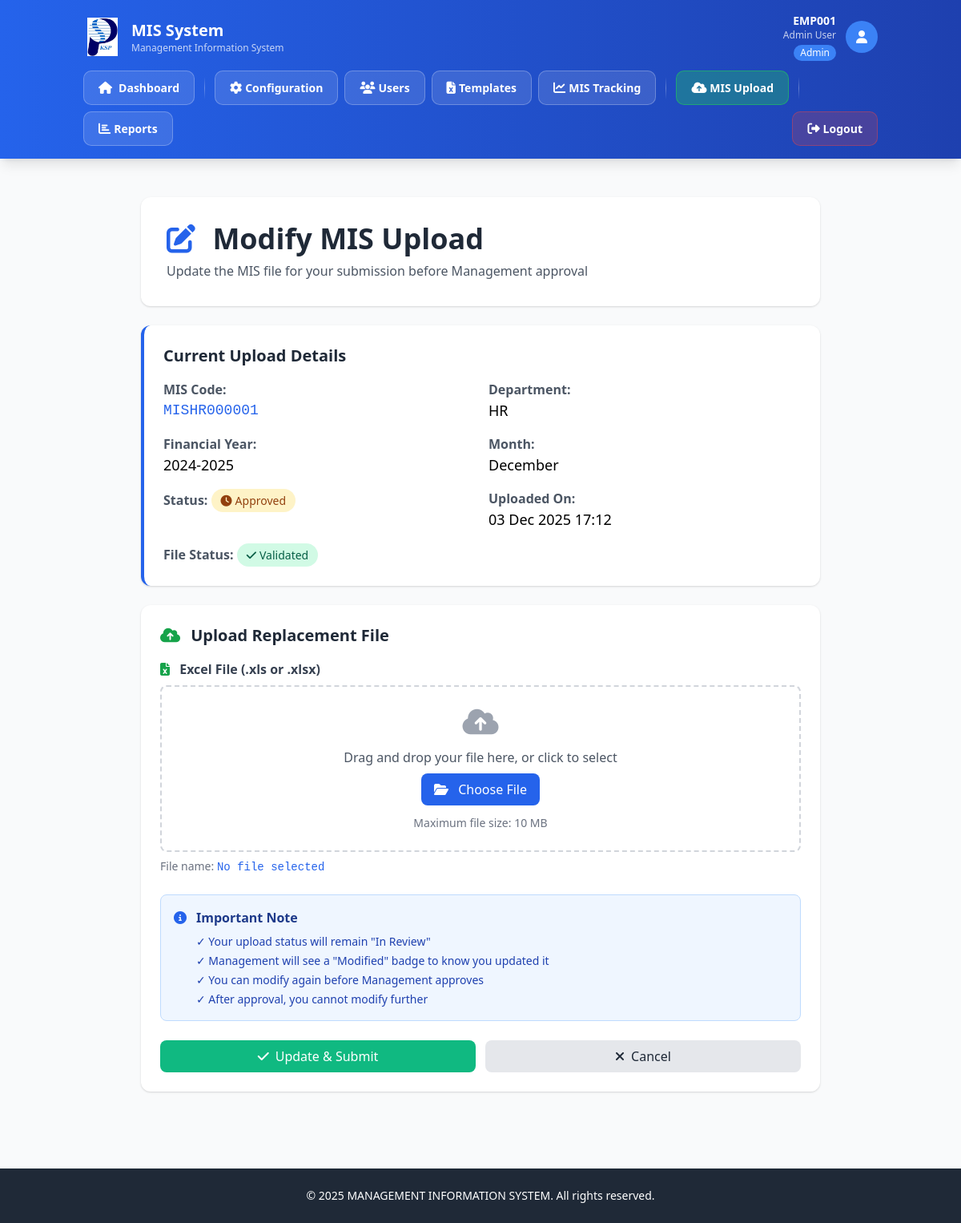
The app's page /edit-upload/2 (signed in) with its own data.
### app.py (models this page shows)
class User(db.Model):
    __tablename__ = 'users'
    UserID = db.Column(db.Integer, primary_key=True)
    EmpID = db.Column(db.String(20), unique=True, nullable=False, index=True)
    Username = db.Column(db.String(50), nullable=True)
    PasswordHash = db.Column(db.String(255), nullable=False)
    Email = db.Column(db.String(100), unique=True, nullable=False)
    DepartmentID = db.Column(db.Integer, db.ForeignKey('departments.DeptID'), nullable=False)
    RoleID = db.Column(db.Integer, db.ForeignKey('roles.RoleID'), nullable=False)
    IsActive = db.Column(db.Boolean, default=True)
    FailedLoginAttempts = db.Column(db.Integer, default=0)
    LastFailedLogin = db.Column(db.DateTime, nullable=True)
    AccountLockedUntil = db.Column(db.DateTime, nullable=True)
    PasswordLastChanged = db.Column(db.DateTime, default=lambda: datetime.now(IST))
    PasswordExpiryDate = db.Column(db.DateTime, default=lambda: datetime.now(IST) + timedelta(days=90))
    CreatedAt = db.Column(db.DateTime, default=lambda: datetime.now(IST))
    UpdatedAt = db.Column(db.DateTime, default=lambda: datetime.now(IST), onupdate=lambda: datetime.now(IST))
    uploads = db.relationship('MISUpload', foreign_keys='MISUpload.UploadedBy', backref='uploader', lazy=True)

class Role(db.Model):
    __tablename__ = 'roles'
    RoleID = db.Column(db.Integer, primary_key=True)
    RoleName = db.Column(db.String(50), unique=True, nullable=False)
    users = db.relationship('User', backref='role', lazy=True)

class MISUpload(db.Model):
    __tablename__ = 'mis_uploads'
    UploadID = db.Column(db.Integer, primary_key=True)
    UploadCode = db.Column(db.String(50), unique=True, nullable=True)
    DepartmentID = db.Column(db.Integer, db.ForeignKey('departments.DeptID'), nullable=False)
    MonthID = db.Column(db.Integer, nullable=False)
    FYID = db.Column(db.Integer, db.ForeignKey('financial_years.FYID'), nullable=False)
    UploadedBy = db.Column(db.Integer, db.ForeignKey('users.UserID'), nullable=False)
    UploadDate = db.Column(db.DateTime, default=lambda: datetime.now(IST))
    FilePath = db.Column(db.String(255), nullable=False)
    FileCheck = db.Column(db.String(50), default='Not Validated')
    Status = db.Column(db.String(50), default='In Review')
    IsModified = db.Column(db.Boolean, default=False)
    IsCancelled = db.Column(db.Boolean, default=False)
    SupervisorApproved = db.Column(db.Boolean, default=False)
    SupervisorApprovedBy = db.Column(db.Integer, db.ForeignKey('users.UserID'), nullable=True)
    SupervisorApprovedDate = db.Column(db.DateTime, nullable=True)

class Department(db.Model):
    __tablename__ = 'departments'
    DeptID = db.Column(db.Integer, primary_key=True)
    DeptName = db.Column(db.String(100), unique=True, nullable=False)
    ActiveFlag = db.Column(db.Boolean, default=True)
    users = db.relationship('User', backref='department', lazy=True)
    uploads = db.relationship('MISUpload', backref='department', lazy=True)
    templates = db.relationship('Template', backref='department', lazy=True)

class FinancialYear(db.Model):
    __tablename__ = 'financial_years'
    FYID = db.Column(db.Integer, primary_key=True)
    FYName = db.Column(db.String(50), unique=True, nullable=False)
    StartDate = db.Column(db.Date, nullable=False)
    EndDate = db.Column(db.Date, nullable=False)
    ActiveFlag = db.Column(db.Boolean, default=False)
    uploads = db.relationship('MISUpload', backref='financial_year', lazy=True)

### app.py (the view, shortened to what this page needs)
@app.route('/edit-upload/<int:upload_id>', methods=['GET', 'POST'])
@login_required
def edit_upload(upload_id):
    user = User.query.get(session['user_id'])
    if not user or not user.IsActive:
        session.clear()
        flash('Your session has expired. Please log in again.', 'error')
        return redirect(url_for('login'))
    upload = MISUpload.query.get_or_404(upload_id)
    if user.role.RoleName == 'Admin':
        pass  # Admin can edit any upload
    else:
        flash('You do not have permission to edit uploads.', 'error')
        return redirect(url_for('reports'))
    if request.method == 'GET':
        financial_years = FinancialYear.query.all()
        departments = Department.query.all() if user.role.RoleName == 'Admin' else Department.query.filter_by(DeptID=user.DepartmentID).all()
        return render_template('edit_upload.html',
                             current_user=user,
                             upload=upload,
                             departments=departments,
                             financial_years=financial_years)

### app.py (called while the page is built)
def login_required(f):
    from functools import wraps
    @wraps(f)
    def decorated_function(*args, **kwargs):
        if 'user_id' not in session:
            flash('Please log in to access this page.', 'error')
            return redirect(url_for('login'))
        return f(*args, **kwargs)
    return decorated_function

### templates/edit_upload.html (shortened to what this page needs)
{% extends 'base.html' %}
{% block content %}
<div class="max-w-4xl mx-auto p-6">
    <div class="card p-8 mb-6">
        <h1 class="text-4xl font-bold mb-2 text-gray-800">
            <i class="fas fa-edit text-blue-600 mr-3"></i> Modify MIS Upload
        </h1>
        <p class="text-gray-600">Update the MIS file for your submission before Management approval</p>
    </div>
    <div class="card p-6 mb-6 border-l-4 border-blue-600">
        <h2 class="text-xl font-bold mb-4 text-gray-800">Current Upload Details</h2>
        <div class="grid grid-cols-2 gap-4 mb-4">
            <div>
                <label class="text-gray-600 font-semibold">MIS Code:</label>
                <p class="text-lg text-blue-600 font-mono">{{ upload.UploadCode }}</p>
            </div>
            <div>
                <label class="text-gray-600 font-semibold">Department:</label>
                <p class="text-lg">{{ upload.department.DeptName }}</p>
            </div>
            <div>
                <label class="text-gray-600 font-semibold">Financial Year:</label>
                <p class="text-lg">{{ upload.financial_year.FYName }}</p>
            </div>
            <div>
                <label class="text-gray-600 font-semibold">Month:</label>
                <p class="text-lg">{{ ['', 'January', 'February', 'March', 'April', 'May', 'June', 'July', 'August', 'September', 'October', 'November', 'December'][upload.MonthID] }}</p>
            </div>
            <div>
                <label class="text-gray-600 font-semibold">Status:</label>
                <span class="badge badge-pending">
                    <i class="fas fa-clock mr-1"></i> {{ upload.Status }}
                </span>
            </div>
            <div>
                <label class="text-gray-600 font-semibold">Uploaded On:</label>
                <p class="text-lg">{{ upload.UploadDate.strftime('%d %b %Y %H:%M') }}</p>
            </div>
        </div>
        <div class="mt-4">
            <label class="text-gray-600 font-semibold">File Status:</label>
            <span class="badge badge-validated">
                <i class="fas fa-check mr-1"></i> {{ upload.FileCheck }}
            </span>
        </div>
    </div>
    <div class="card p-6">
        <h2 class="text-xl font-bold mb-4 text-gray-800">
            <i class="fas fa-cloud-upload-alt text-green-600 mr-2"></i> Upload Replacement File
        </h2>
        <form method="POST" enctype="multipart/form-data" class="space-y-6">
            <div class="form-group">
                <label for="file" class="block text-gray-700 font-semibold mb-2">
                    <i class="fas fa-file-excel text-green-600 mr-2"></i> Excel File (.xls or .xlsx)
                </label>
                <div class="border-2 border-dashed border-gray-300 rounded-lg p-6 text-center hover:border-blue-500 transition"
                     id="dropZone">
                    <i class="fas fa-cloud-upload-alt text-4xl text-gray-400 mb-3"></i>
                    <p class="text-gray-600 mb-2">Drag and drop your file here, or click to select</p>
                    <label for="file" class="btn btn-primary inline-block">
                        <i class="fas fa-folder-open mr-2"></i> Choose File
                    </label>
                    <p class="text-sm text-gray-500 mt-3">Maximum file size: 10 MB</p>
                </div>
                <p class="text-sm text-gray-500 mt-2">File name: <span id="fileName" class="font-mono text-blue-600">No file selected</span></p>
            </div>
            <div class="bg-blue-50 border border-blue-200 rounded-lg p-4">
                <div class="flex items-start">
                    <i class="fas fa-info-circle text-blue-600 mr-3 mt-1 flex-shrink-0"></i>
                    <div>
                        <h4 class="font-semibold text-blue-900 mb-2">Important Note</h4>
                        <ul class="text-sm text-blue-800 space-y-1">
                            <li>✓ Your upload status will remain "In Review"</li>
                            <li>✓ Management will see a "Modified" badge to know you updated it</li>
                            <li>✓ You can modify again before Management approves</li>
                            <li>✓ After approval, you cannot modify further</li>
                        </ul>
                    </div>
                </div>
            </div>
            <div class="flex gap-3">
                <button type="submit" class="btn btn-success flex-1">
                    <i class="fas fa-check mr-2"></i> Update & Submit
                </button>
                <a href="{{ url_for('my_uploads') }}" class="btn btn-secondary flex-1">
                    <i class="fas fa-times mr-2"></i> Cancel
                </a>
            </div>
        </form>
    </div>
</div>
{% endblock %}

### templates/base.html (shortened to what this page needs)
<!DOCTYPE html>
<html lang="en">
<head>
    <script src="https://cdn.tailwindcss.com"></script>
    <link rel="stylesheet" href="{{ url_for('static', filename='css/styles.css') }}">
    <link rel="stylesheet" href="https://cdnjs.cloudflare.com/ajax/libs/font-awesome/6.4.0/css/all.min.css">
</head>
<body class="bg-gray-50 min-h-screen">
    {% if 'user_id' in session %}
    <nav class="bg-gradient-to-r from-blue-600 to-blue-800 text-white shadow-lg">
        <div class="container mx-auto px-4 py-4">
            <div class="flex justify-between items-center mb-3">
                <div class="flex items-center gap-3">
                    <img src="{{ url_for('static', filename='logo.png') }}" alt="KSPL Logo" class="w-12 h-12 object-contain">
                    <div>
                        <h1 class="text-xl font-bold">MIS System</h1>
                        <p class="text-xs opacity-75">Management Information System</p>
                    </div>
                </div>
                <div class="flex items-center gap-3">
                    <div class="text-right hidden sm:block">
                        <p class="text-sm font-semibold">{{ current_user.EmpID }}</p>
                        {% if current_user.Username %}<p class="text-xs opacity-75">{{ current_user.Username }}</p>{% endif %}
                        <span class="inline-block mt-1 px-2 py-0.5 bg-blue-500 rounded-full text-xs font-medium">
                            {{ current_user.role.RoleName }}
                        </span>
                    </div>
                    <div class="w-10 h-10 bg-blue-500 rounded-full flex items-center justify-center">
                        <i class="fas fa-user text-white"></i>
                    </div>
                </div>
            </div>
            <div class="flex flex-wrap gap-2 items-center">
                <a href="{{ url_for('dashboard') }}" class="nav-button {% if request.endpoint == 'dashboard' %}nav-button-active{% endif %}">
                    <i class="fas fa-home mr-2"></i>Dashboard
                </a>
                {% if current_user.role.RoleName == 'Admin' %}
                <a href="{{ url_for('config_master') }}" class="nav-button {% if request.endpoint == 'config_master' %}nav-button-active{% endif %}">
                    <i class="fas fa-cog mr-1"></i>Configuration
                </a>
                <a href="{{ url_for('user_management') }}" class="nav-button {% if request.endpoint == 'user_management' %}nav-button-active{% endif %}">
                    <i class="fas fa-users mr-1"></i>Users
                </a>
                <a href="{{ url_for('template_management') }}" class="nav-button {% if request.endpoint == 'template_management' %}nav-button-active{% endif %}">
                    <i class="fas fa-file-excel mr-1"></i>Templates
                </a>
                <a href="{{ url_for('admin_mis_tracking') }}" class="nav-button {% if request.endpoint == 'admin_mis_tracking' %}nav-button-active{% endif %}">
                    <i class="fas fa-chart-line mr-1"></i>MIS Tracking
                </a>
                {% endif %}
                {% if current_user.role.RoleName in ['Admin', 'HOD'] %}
                <a href="{{ url_for('mis_upload') }}" class="nav-button nav-button-highlight {% if request.endpoint == 'mis_upload' %}nav-button-active{% endif %}">
                    <i class="fas fa-cloud-upload-alt mr-1"></i>MIS Upload
                </a>
                {% endif %}
                <a href="{{ url_for('reports') }}" class="nav-button {% if request.endpoint == 'reports' %}nav-button-active{% endif %}">
                    <i class="fas fa-chart-bar mr-1"></i>Reports
                </a>
                <div class="ml-auto">
                    <a href="{{ url_for('logout') }}" class="nav-button nav-button-logout">
                        <i class="fas fa-sign-out-alt mr-1"></i>Logout
                    </a>
                </div>
            </div>
        </div>
    </nav>
    {% endif %}
    <div class="container mx-auto px-4 py-6">
        {% block content %}{% endblock %}
    </div>
    <footer class="bg-gray-800 text-white mt-12 py-6">
        <div class="container mx-auto px-4 text-center">
            <p class="text-sm">&copy; 2025 MANAGEMENT INFORMATION SYSTEM. All rights reserved.</p>
        </div>
    </footer>
</body>
</html>

### static/css/styles.css (style rules this page uses)
:root { --primary: #2563eb; --primary-dark: #1e40af; --success: #10b981; --warning: #f59e0b; --danger: #ef4444; --info: #3b82f6; --gray-50: #f9fafb; --gray-100: #f3f4f6; --gray-200: #e5e7eb; --gray-300: #d1d5db; --gray-700: #374151; --gray-800: #1f2937; --gray-900: #111827; }
.card { background: white; border-radius: 0.75rem; box-shadow: 0 1px 3px 0 rgba(0, 0, 0, 0.1), 0 1px 2px 0 rgba(0, 0, 0, 0.06); transition: all 0.3s ease; }
.badge { display: inline-flex; align-items: center; padding: 0.25rem 0.75rem; border-radius: 9999px; font-size: 0.875rem; font-weight: 500; }
.badge-pending, .badge-in { background-color: #fef3c7; color: #92400e; }
.badge-validated { background-color: #d1fae5; color: #065f46; }
.btn { display: inline-flex; align-items: center; justify-content: center; padding: 0.5rem 1rem; border-radius: 0.5rem; font-weight: 500; transition: all 0.2s ease; cursor: pointer; border: none; }
.btn-primary { background-color: var(--primary); color: white; }
.btn-success { background-color: var(--success); color: white; }
.btn-secondary { background-color: var(--gray-200); color: var(--gray-800); }
.nav-button { display: inline-flex; align-items: center; justify-content: center; padding: 0.625rem 1.125rem; background-color: rgba(255, 255, 255, 0.12); color: white; border-radius: 0.625rem; font-size: 0.875rem; font-weight: 600; text-decoration: none; transition: all 0.3s cubic-bezier(0.4, 0, 0.2, 1); border: 1px solid rgba(255, 255, 255, 0.25); cursor: pointer; white-space: nowrap; }
.nav-button i { font-size: 0.95rem; }
.nav-button-highlight { background-color: rgba(34, 197, 94, 0.35); border-color: rgba(34, 197, 94, 0.6); }
.nav-button-logout { background-color: rgba(239, 68, 68, 0.2); border-color: rgba(239, 68, 68, 0.4); }

### records on screen
User: EmpID "EMP001", Username "Admin User"
Role: role.RoleName "Admin"
MISUpload: UploadCode "MISHR000001", MonthID "December", Status "Approved", UploadDate "03 Dec 2025 17:12", FileCheck "Validated"
Department: department.DeptName "HR"
FinancialYear: financial_year.FYName "2024-2025"
